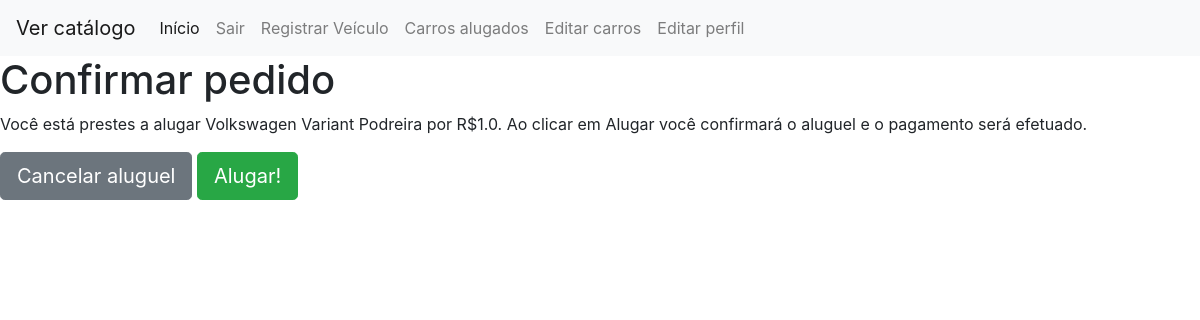
The page /processamento/1 (signed in) on the database as committed earlier.
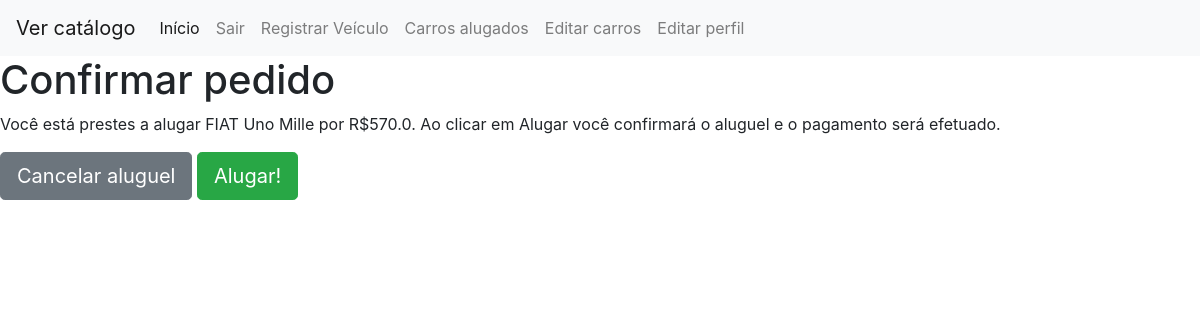
The same page on the database as committed later.
### website/models.py (models this page shows)
class Carro(db.Model):
    id = db.Column(db.Integer(), primary_key=True)
    nome = db.Column(db.String(length=30), nullable=False)
    marca = db.Column(db.String(length=30), nullable=False)
    ano_fabricacao = db.Column(db.Integer(), nullable=False)
    consumo = db.Column(db.Float(), nullable=False)
    locador = db.Column(db.Integer(), db.ForeignKey('user.id'))
    preco_base = db.Column(db.Float(), nullable=False)
    descricao = db.Column(db.String(length=500))
    imagem = db.relationship('Foto', backref='imagem', lazy=True)

### website/routes.py (the view)
@routes.route('/processamento/<carro_id>', methods=['GET', 'POST'])
@login_required
def processamento(carro_id):
    carro_alugado = Carro.query.get_or_404(carro_id)
    form = AlugarForm()
    if form.validate_on_submit():
        carro_alugado.locador = current_user.id
        db.session.commit()
        flash(f'Alugado com sucesso! {carro_alugado.nome} está te aguardando na concessionária!', category='success')
        return redirect(url_for('routes.home'))
    if form.errors != {}:
        for err_msg in form.errors.values():
            flash(f'Erro ao concluir aluguel: { err_msg }', category='danger')
    return render_template('processamento.html', carro=carro_alugado, current_user=current_user, form=form)

### website/forms.py
class AlugarForm(FlaskForm):
    submit = SubmitField(label='Alugar!')

### website/models.py (called while the page is built)
@login_manager.user_loader
def load_user(user_id):
    return User.query.get(int(user_id))

### website/templates/processamento.html (shortened to what this page needs)
{% extends 'base.html' %}
{% block content %}
    <h1>Confirmar pedido</h1>
    <p>Você está prestes a alugar {{ carro.marca }} {{ carro.nome }} por R${{ carro.preco_base }}. Ao clicar em Alugar você confirmará o aluguel e o pagamento será efetuado. </p>
    <form method="post" class="form-register">
        <a class="btn btn-secondary btn-lg" href="{{ url_for('routes.catalogo') }}">Cancelar aluguel</a>
        {{ form.submit(class='btn btn-success btn-lg') }}
    </form>
{% endblock %}

Rows that differ between the two databases and show on the page:
changed Carro: marca "Volkswagen" → "FIAT"; nome "Variant Podreira" → "Uno Mille"; preco_base "1.0" → "570.0"
